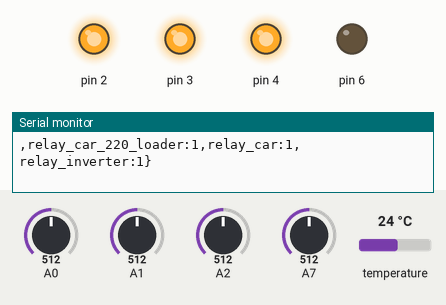
This program was run on a simulated Arduino Nano, built for the host (arithmetic inside an expression is 32-bit, double 64-bit). On the bench: output pins drawn as LEDs (lit = HIGH), the last lines printed to the serial monitor. Inputs (shaded band) come from the test bench; at power-on: temperature 24 °C, A0 = 512, A1 = 512, A2 = 512, A7 = 512.

Above: at 1.4 s.
1.5 s: temperature set to 37.4 °C
3.1 s: temperature set to 38.7 °C
At 4.6 s:
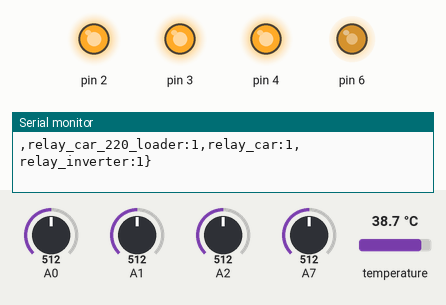
5.4 s: temperature set to 40.6 °C
At 7.1 s:
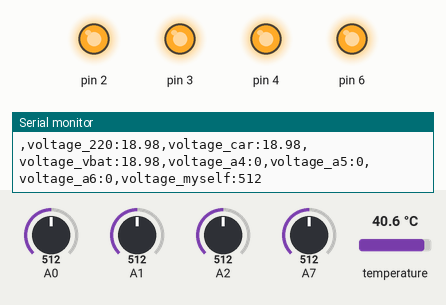
7.4 s: temperature set to 39 °C
At 8.8 s:
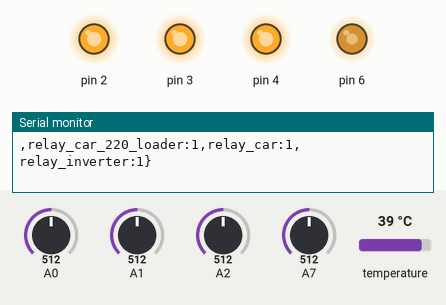
9.4 s: temperature set to 41 °C
At 10.4 s:
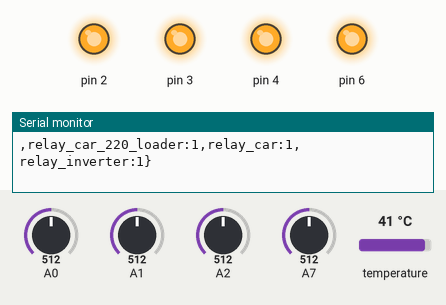
Timing chart, 0 to 12.4 s (numbered marks = the images above; inputs shaded):
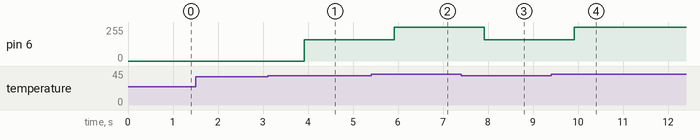

The program:

main.cpp
```cpp
#include "Timer.h"

#include "Wire.h"
#include "Adafruit_MCP9808.h"

#include "analogread.h"
#include "analogwrite.h"

#include "digitalwrite.h"

#include "delegate.h"

/* This port correponds to the "-W 0x20,-" command line option. */
#define special_output_port (*((volatile char *)0x20))
/* This port correponds to the "-R 0x22,-" command line option. */
#define special_input_port  (*((volatile char *)0x22))
/* Poll the specified string out the debug port. */
void debug_puts(const char *str) {
  for(const char *c = str; *c; ++c) {
    special_output_port = *c;
  }
}

class TempSensor {
  private:
    Adafruit_MCP9808 tempsensor;
    boolean ok;
    float currentValue;
  public:
    boolean isOk() const {
      return ok;
    }
    float value() const {
      return currentValue;
    }
    TempSensor() : ok(false), currentValue(0) { }
    float read() {
      if (!ok) {
        ok = tempsensor.begin();
        if (!ok) {
          return -4711;
        }
      }
      tempsensor.awake();
      currentValue = tempsensor.readTempC();
      tempsensor.shutdown();
      return currentValue;
    }
};

class CarApp {
  private:
    const static int8_t NEXT=42;
    const static int8_t DONE=0;
    Timer t;

    AnalogRead<A0> voltage_220;
    AnalogRead<A1> voltage_car;
    AnalogRead<A2> voltage_vbat;
    AnalogRead<A3> voltage_a3;
    AnalogRead<A4> voltage_a4;
    AnalogRead<A5> voltage_a5;
    AnalogRead<A6> voltage_a6;
    // 4 unklar
    // 5 unklar
    // 6 unklar
    // 7 unklar
    AnalogRead<A7> voltage_myself;

    AnalogWrite<6> fan_speed;
    // 0 scheint nicht connected zu sein
    // 1 scheint nicht connected zu sein
    // 2 dickes relay unklar was
    // 3 dickes relay unklar was
    // 4 dickes relay unklar was
    // 5 finder!!!!
    // 6 luefter
    // nix
    DigitalWrite<2> relay_car_220_loader;
    DigitalWrite<3> relay_inverter_net;
    DigitalWrite<4> relay_car;
    DigitalWrite<5> relay_finder_220;

    DigitalWrite<0> relay_bistabil_on;
    DigitalWrite<1> relay_bistabil_off;


    int16_t times;

    int8_t  two_times;

    TempSensor tempsensor;
    Delegate::Ptr delegateCheckPower;
    Delegate::Ptr delegateCheckTemperatur;
    Delegate::Ptr delegateSendState;
    // Delegate::Ptr delegateToggleTest;


  public:
    CarApp() {
      delegateCheckPower = Delegate::instance<CarApp, &CarApp::checkPower>(this);
      delegateCheckTemperatur = Delegate::instance<CarApp, &CarApp::checkTemperatur>(this);
      delegateSendState = Delegate::instance<CarApp, &CarApp::sendState>(this);
      // delegateToggleTest = Delegate::instance<CarApp, &CarApp::toggleTest>(this);
    }

    // void toggleTest() {
    //   Serial.print(F("toggleTest:"));Serial.println(relay_car_220_loader.value());
    //   if (relay_car_220_loader.value()) {
    //     relay_car_220_loader.low();
    //   } else {
    //     relay_car_220_loader.high();
    //   }
    // }

    void setup() {
      Serial.begin(9600);
      voltage_car.setup();
      voltage_220.setup();
      voltage_vbat.setup();
      voltage_a4.setup();
      voltage_a5.setup();
      voltage_a6.setup();
      voltage_myself.setup();

      fan_speed.setup();

      //relay_inverter_net.setup().high();
      // relay_bistabil_on.setup().low();
      // delay(200);
      // relay_bistabil_on.setup().high();
      // delay(100);
      // relay_bistabil_off.setup().low();
      // delay(200);
      // relay_bistabil_off.setup().high();

      // relay_car_220_loader low + relay_inverter_net == car power
      relay_car_220_loader.setup().high();
      relay_inverter_net.setup().high();
      relay_car.setup().high();

      //.high();
      //relay_vbat.setup().high();
      //relay_car.setup().high();

      //Serial.println("jo-3");
      t.every(1000, delegateSendState, this);

      //t.every(5000, delegateToggleTest, this);
      //delay(1000);
      //Serial.println("jo-4");
      sendState();
    }
    void loop() {
      t.update();
    }
    void sendState() {
      two_times = 0;
      t.after(900, delegateCheckTemperatur, this);
      t.after(800, delegateCheckPower, this);
      Serial.print(F("{"));
      Serial.print(F("instance:"));Serial.print((long)this);
      Serial.print(F(",times:"));Serial.print(++times);
      Serial.print(F(",millis:"));Serial.print(millis());
      Serial.print(F(",fanSpeed:"));Serial.print(fan_speed.value());
      Serial.print(F(",tempSensorOk:"));Serial.print(tempsensor.isOk());
      Serial.print(F(",temperatur:"));Serial.println(tempsensor.value());
      Serial.print(F(",voltage_220:"));Serial.print(voltage_220.value()*0.0370716);
      Serial.print(F(",voltage_car:"));Serial.print(voltage_car.value()*0.0370716);
      Serial.print(F(",voltage_vbat:"));Serial.print(voltage_vbat.value()*0.0370716);
      Serial.print(F(",voltage_a4:"));Serial.print(voltage_a4.value());
      Serial.print(F(",voltage_a5:"));Serial.print(voltage_a5.value());
      Serial.print(F(",voltage_a6:"));Serial.print(voltage_a6.value());
      Serial.print(F(",voltage_myself:"));Serial.println(voltage_myself.value());
      Serial.print(F(",relay_car_220_loader:"));Serial.print(relay_car_220_loader.value());
      //Serial.print(F(",relay_vbat:"));Serial.print(relay_inverter_net.value());
      Serial.print(F(",relay_car:"));Serial.print(relay_car.value());
      Serial.print(F(",relay_inverter:"));Serial.print(relay_inverter_net.value());
      Serial.print(F("}\r\n"));
    }

    void checkPower() {
      // if (two_times++ < 1) {
      //   t.after(400, delegateCheckPower, this);
      // }
      readVoltage220() && readVoltageCar() && readVoltageVBat() && readVoltageMySelf();
    }

    void powerOff() {
      // Relais Output VBAT off
      // Relais Output PASSTHRUE off
      // LadeStrecke auf 220V
    }

    void checkTemperatur() {
      tempsensor.read();
      if (!tempsensor.isOk()) {
        // fullspeed without sensor
        fan_speed.write(255);
        //tempsensor.begin();
        return;
      }
      if (tempsensor.value() < 38) {
        // pwm off
        fan_speed.write(0);
      } else if (tempsensor.value() < 35) {
        // pwm 40%
        fan_speed.write(255);
      } else if (tempsensor.value() < 40) {
        // pwm 80%
        fan_speed.write(160);
      } else if (tempsensor.value() < 50) {
        // pwm 100%
        fan_speed.write(255);
      } else if (tempsensor.value() >= 50) {
        // poweroff
        powerOff();
      }
    }

    int readVoltage220() {
      int16_t val = voltage_220.read();
      if (val <= 2000) return NEXT;
      // relay_car_220_loader.write(LOW);
      // relay_inverter_net.write(LOW);
      // relay_car.write(LOW);
      //relay_vbat.write(LOW);
      return DONE;
    }

    int readVoltageMySelf() {
      int16_t val = voltage_myself.read();
      if (val <= 2000) return NEXT;
      relay_car_220_loader.write(HIGH);
      relay_inverter_net.write(LOW);
      relay_car.write(LOW);
      //relay_vbat.write(LOW);
      return DONE;
    }


    int readVoltageCar() {
      int16_t val = voltage_car.read();
      if (val <= 2000) return NEXT;
      relay_car_220_loader.write(LOW);
      relay_inverter_net.write(HIGH);
      //relay_vbat.write(LOW);
      relay_car.write(HIGH);
      return DONE;
    }

    int readVoltageVBat() {
      int16_t val = voltage_vbat.read();
      if (val <= 2000) {
        // // poweroff ?;
        // relay_car_220_loader.write(LOW);
        // relay_inverter_net.write(LOW);
        // //relay_vbat.write(LOW);
        // relay_car.write(LOW);
        return NEXT;
      }
      relay_car_220_loader.write(LOW);
      relay_inverter_net.write(HIGH);
      //relay_vbat.write(HIGH);
      relay_car.write(LOW);
      return DONE;
    }
};

CarApp app;

//Adafruit_MCP9808 tempsensor = Adafruit_MCP9808();
//Timer t;
void loop()
{
app.loop();

}

// template <int8_t T>
// class AnalogReadObserve {
// private:
//   AnalogRead<T> port;
// public:
//   Delegate::Ptr upperAction;
//   Delegate::Ptr lowerAction;
//
//   const int16_t triggerValueUpper;
//   const int16_t upperRecheckTimeMsec;
//   int8_t upperRecheckTriggerCount;
//
//
//   const int16_t triggerValueLower;
//   const int16_t lowerRecheckTimeMsec;
//   int8_t lowerRecheckTriggerCount;
//
//   const int16_t checkTimeMsec;
//   int     lastCheckMillis;
//   int16_t checkcount;
//   boolean  enabled;
//
//   int start() {
//     lastCheckMillis = 0;
//     upperRecheckTriggerCount = 0;
//     lowerRecheckTriggerCount = 0;
//     checkcount = 0;
//     enabled = true;
//     return 7;
//   }
//
//   int stop() { enabled = false; return 9; }
//   void loop() { loop(millis()); }
//   void loop(int millis) {
//     if (!enabled) { return; }
//     if (checkcount < 0 && -1*lowerRecheckTriggerCount < checkcount) {
//         // lowerTriggerCheck
//     } if (checkcount < 0 && -1*lowerRecheckTriggerCount < checkcount) {
//         // upperTriggerCheck
//     } else if (lastCheckMillis == 0 || (millis-lastCheckMillis) >= checkTimeMsec) {
//         int16_t value = port.value();
//     }
//   }
// };

// Tests
//MockAnalogPort<19> portMock;
// class EventTarget {
// public:
//   int checkLower = 0;
//   void lower(void *) {
//     ++checkLower;
//   }
//   int checkUpper = 0;
//   void upper(void *) {
//     ++checkUpper;
//   }
// }
// EventTarget et;
// AnalogReadObserve<19,555,250,4,222,500,3,1000> aro;
// aro.lowerAction = Delegate::instance<EventTarget, &EventTarget::lower>(this);
// aro.upperAction = Delegate::instance<EventTarget, &EventTarget::upper>(this);
//
// // lowerTrigger
// int millis = 10000;
// portMock.setValue(200);
// for(; millis < 10010; ++millis) {
//   aro.loop(millis);
//   assert(et.checkLower == 0 && et.checkUpper == 0);
// }
// for(millis = 10250; millis < 10260; ++millis) {
//   aro.loop(millis);
//   assert(et.checkLower == 0 && et.checkUpper == 0);
// }
// for(millis = 10500; millis < 10510; ++millis) {
//   aro.loop(millis);
//   assert(et.checkLower == 0 && et.checkUpper == 0);
// }


//int cnt = 0;
//void jo() {
//  Serial.println((int)&app);
//}
//TempSensor ts;
void setup()
{

  //
  // Serial.print(A2);
  // pinMode(A2,INPUT);
  // while (true) {
  //   Serial.print(">>>");
  //   Serial.println(ts.read());
  //   delay(1000);
  // }
  /*
  Serial.begin(9600);
  for (int8_t i = 0; i < 6 ; ++i) {
    pinMode(2+i, OUTPUT);
    digitalWrite(2+i, HIGH);
  }
  for (int8_t i = 4; i < 6 ; ++i) {
    pinMode(2+i, OUTPUT);
    digitalWrite(2+i, LOW);
  }
  Serial.print(A0);
  pinMode(A0,INPUT);
    delay(1000);
  Serial.print(A1);
  pinMode(A1,INPUT);
    delay(1000);
  Serial.print(A2);
  pinMode(A2,INPUT);
    delay(1000);
  Serial.print(A3);
  pinMode(A3,INPUT);
    delay(1000);
  Serial.print(A4);
  pinMode(A4,INPUT);
    delay(1000);
  Serial.print(A5);
  pinMode(A5,INPUT);
    delay(1000);
  Serial.print(A6);
  pinMode(A6,INPUT);
    delay(1000);
  Serial.print(A7);
  pinMode(A7,INPUT);
    delay(1000);
  while (1) {
    Serial.print(">>>");
    Serial.println(ts.read());
    delay(1000);
  }

  /*
  digitalWrite(8, HIGH);
  delay(200);
  digitalWrite(8, LOW);
  */
  /*
  analogWrite(6, 250);
  delay(1000);
  digitalWrite(6, HIGH);
  delay(1000);
  digitalWrite(6, LOW);
  */
  /*
  while (1) {
    for (int8_t i = 3; i <= 3 ; ++i) {
      delay(2000);
      digitalWrite(2+i, LOW);
      delay(1000);
      digitalWrite(2+i, HIGH);
    }
  }
  */
  app.setup();
}
```

analogread.h
```cpp
template <int8_t port>
class AnalogRead {
  private:
    int16_t state;
  public:
    void setup() {
      pinMode(port, INPUT);
      //digitalWrite(port, HIGH); //pull up on
      state = 0;
    }
    int16_t read() {
      state = analogRead(port);
      return state;
    }
    int16_t value() const {
      return state;
    }
};
```

analogwrite.h
```cpp
template <int8_t port>
class AnalogWrite {
  private:
    int16_t currentValue;
  public:
    void setup() {
      pinMode(port, OUTPUT);
      currentValue = 0;
    }
    int16_t write(int16_t v) {
      currentValue = v;
      analogWrite(port, currentValue);
      return currentValue;
    }
    int16_t value() const {
      return currentValue;
    }
};
```

debounce.cpp
```cpp

```

delegate.h
```cpp
class Delegate {
public:
    typedef void (*Ptr)(void *);

    template <class T, void (T::*TMethod)(void)>
    static Ptr instance(T* object_ptr) {
        return static_cast<Ptr>(&method_stub<T, TMethod>);
    }
private:
    template <class T, void (T::*TMethod)(void)>
    static void method_stub(void* object_ptr) {
        T* p = static_cast<T*>(object_ptr);
        return (p->*TMethod)();
    }
};
```

digitalwrite.h
```cpp
template <int8_t port>
class DigitalWrite {
  private:
    int8_t state;
  public:
    DigitalWrite& setup() {
      pinMode(port, OUTPUT);
      return *this;
    }

    void high() {
      write(HIGH);
    }
    void low() {
      write(LOW);
    }

    int8_t write(int8_t _state) {
      Serial.print(F("State:"));Serial.print(port);Serial.println(_state);
      state = _state;
      digitalWrite(port, state);
      return state;
    }
    int8_t value() const {
      return state;
    }
};
```

Measured:
- the behaviour switches between 37.9 and 38 °C on temperature (found by bisection; images 0 and 1)
- the behaviour switches between 39.9 and 40 °C on temperature (found by bisection; images 1 and 2)
- after the input at 3.1 s, pin 6: 0/255 → 160/255 after 0.82 s
- after the input at 5.4 s, pin 6: 160/255 → 255/255 after 0.52 s
- after the input at 7.4 s, pin 6: 255/255 → 160/255 after 0.52 s
- after the input at 9.4 s, pin 6: 160/255 → 255/255 after 0.52 s
